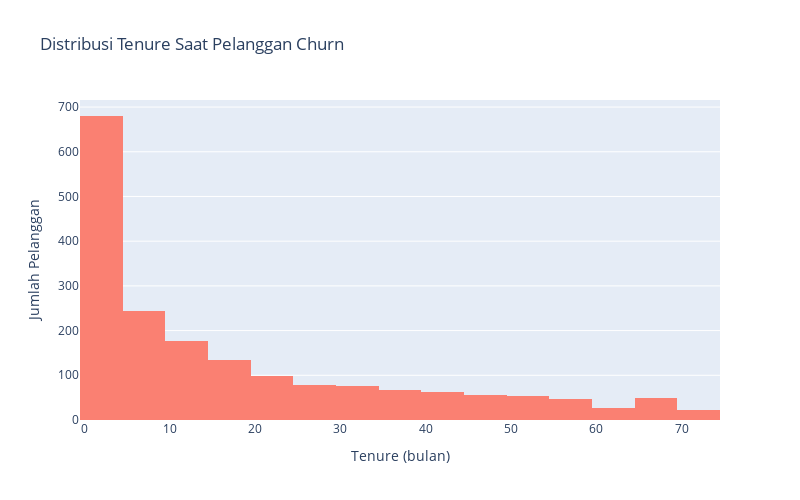

The code cell stored with this chart in its notebook:
### Code cell
import pandas as pd
import plotly.express as px

# Load data
df = pd.read_csv("telco_customer.csv")

# Buat kolom status
df['status'] = df.apply(
    lambda row: 'Married' if (row['SeniorCitizen'] == 1 or row['Partner'] == 'Yes' or row['Dependents'] == 'Yes') else 'Single',
    axis=1
)

# Konversi TotalCharges ke numerik
df['TotalCharges'] = pd.to_numeric(df['TotalCharges'], errors='coerce')

# Ukuran standar (px)
width = 800
height = 500

# 1. Churn berdasarkan tenure
fig1 = px.histogram(df[df['Churn'] == 'Yes'], x='tenure', nbins=30,
                    title='Distribusi Tenure Saat Pelanggan Churn',
                    color_discrete_sequence=['salmon'],
                    width=width, height=height)
fig1.update_layout(xaxis_title="Tenure (bulan)", yaxis_title="Jumlah Pelanggan")

# 2. Churn berdasarkan jenis kontrak
contract_churn = df.groupby(['Contract', 'Churn']).size().reset_index(name='Count')
contract_total = contract_churn.groupby('Contract')['Count'].transform('sum')
contract_churn['Percentage'] = contract_churn['Count'] / contract_total * 100

fig2 = px.bar(contract_churn, x='Contract', y='Percentage', color='Churn', barmode='group',
              title="Churn Rate Berdasarkan Jenis Kontrak", text_auto='.2s',
              width=width, height=height)
fig2.update_layout(yaxis_tickformat='.0%', yaxis_title="Persentase (%)")

# 3. Status pelanggan yang churn
fig3 = px.histogram(df, x='status', color='Churn', barmode='group',
                    title="Status Pelanggan dan Churn", width=width, height=height)

# 4. Persebaran tenure berdasarkan status
fig4 = px.box(df, x='status', y='tenure', color='status',
              title="Persebaran Tenure Berdasarkan Status", width=width, height=height)

# 5. Distribusi Monthly Charges pelanggan churn
fig5 = px.histogram(df[df['Churn'] == 'Yes'], x='MonthlyCharges', nbins=30,
                    title='Distribusi Monthly Charges Pelanggan yang Churn',
                    color_discrete_sequence=['skyblue'], width=width, height=height)
fig5.update_layout(xaxis_title="Monthly Charges", yaxis_title="Jumlah Pelanggan")

# 6. Monthly Charges berdasarkan status pelanggan
fig6 = px.box(df, x='status', y='MonthlyCharges', color='status',
              title="Monthly Charges Berdasarkan Status Pelanggan", width=width, height=height)

# Tampilkan semua grafik
fig1.show()
fig2.show()
fig3.show()
fig4.show()
fig5.show()
fig6.show()

### Figure 1 — Plotly figure (JSON) as saved in the notebook; plotly's stock layout.template omitted (floating-point values rounded to 4 significant figures; data arrays with more than 128 entries replaced by an {"elided": "..."} marker saying what was removed)
{"data": [{"bingroup": "x", "hovertemplate": "tenure=%{x}<br>count=%{y}<extra></extra>", "legendgroup": "", "marker": {"color": "salmon", "pattern": {"shape": ""}}, "name": "", "nbinsx": 30, "orientation": "v", "showlegend": false, "type": "histogram", "x": {"elided": "1869 int values"}, "xaxis": "x", "yaxis": "y"}], "layout": {"barmode": "relative", "height": 500, "legend": {"tracegroupgap": 0}, "title": {"text": "Distribusi Tenure Saat Pelanggan Churn"}, "width": 800, "xaxis": {"anchor": "y", "domain": [0, 1], "title": {"text": "Tenure (bulan)"}}, "yaxis": {"anchor": "x", "domain": [0, 1], "title": {"text": "Jumlah Pelanggan"}}}}
